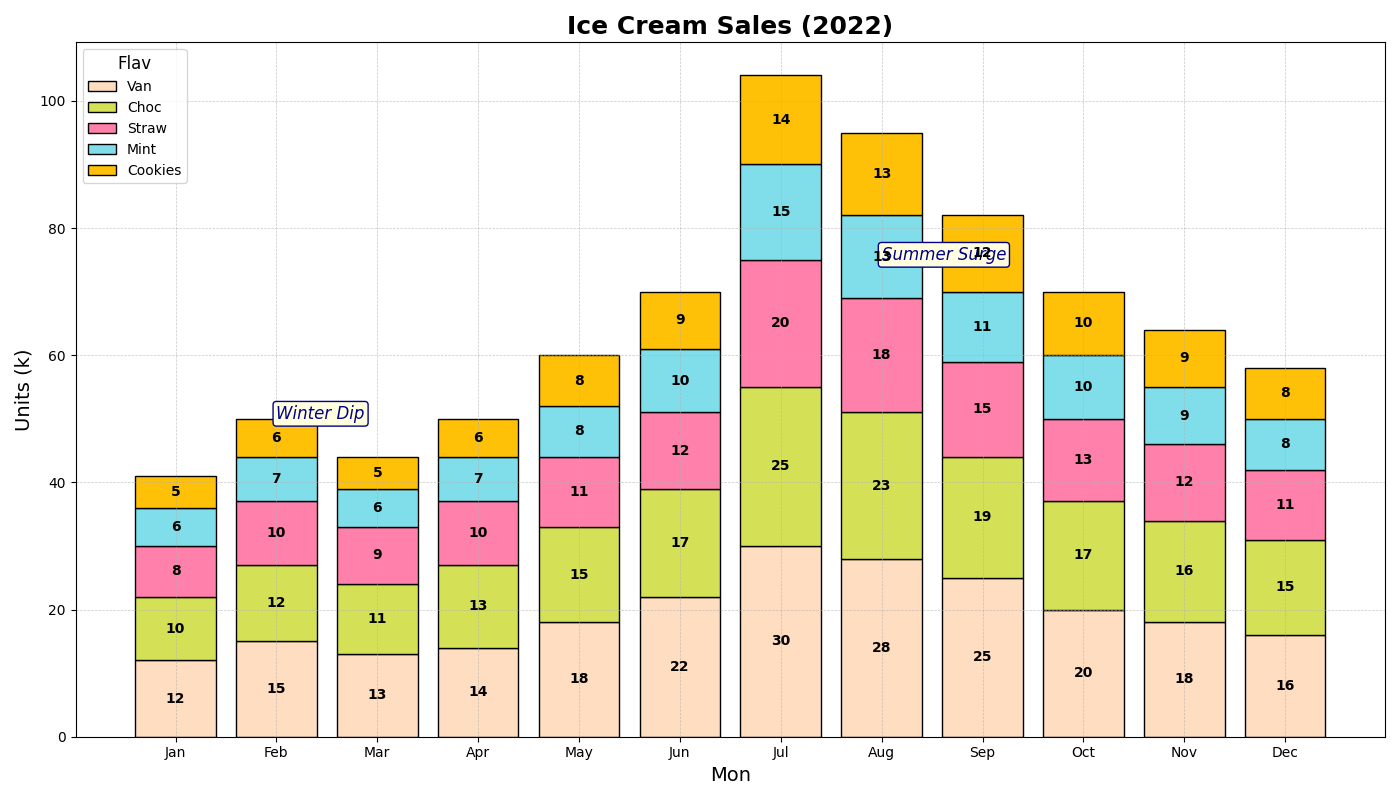

Recreate this plot in Python.
import numpy as np
import matplotlib.pyplot as plt

# Data: Monthly Sales (2022)
months = np.array(['Jan', 'Feb', 'Mar', 'Apr', 'May', 'Jun', 'Jul', 'Aug', 'Sep', 'Oct', 'Nov', 'Dec'])
flavors = ['Van', 'Choc', 'Straw', 'Mint', 'Cookies']

# Define sales data in thousand units
vanilla_sales = np.array([12, 15, 13, 14, 18, 22, 30, 28, 25, 20, 18, 16])
chocolate_sales = np.array([10, 12, 11, 13, 15, 17, 25, 23, 19, 17, 16, 15])
strawberry_sales = np.array([8, 10, 9, 10, 11, 12, 20, 18, 15, 13, 12, 11])
mint_sales = np.array([6, 7, 6, 7, 8, 10, 15, 13, 11, 10, 9, 8])
cookies_cream_sales = np.array([5, 6, 5, 6, 8, 9, 14, 13, 12, 10, 9, 8])

# Stack sales data together for easier plotting
sales_data = np.vstack([vanilla_sales, chocolate_sales, strawberry_sales, mint_sales, cookies_cream_sales])

# Colors for each flavor
colors = ['#FFDDC1', '#D4E157', '#FF80AB', '#80DEEA', '#FFC107']

# Create figure and axes for the bar chart
fig, ax = plt.subplots(figsize=(14, 8))

# Stacked bar chart plotting
bottoms = np.zeros(len(months))
for flavor, sales, color in zip(flavors, sales_data, colors):
    ax.bar(months, sales, label=flavor, color=color, edgecolor='black', bottom=bottoms)
    bottoms += sales

# Add simplified title and labels
ax.set_title("Ice Cream Sales (2022)", fontsize=18, fontweight='bold')
ax.set_xlabel("Mon", fontsize=14)
ax.set_ylabel("Units (k)", fontsize=14)
ax.legend(title='Flav', title_fontsize=12, fontsize=10, loc='upper left')

# Grid and annotations
ax.grid(True, which='both', linestyle='--', linewidth=0.5, alpha=0.7)
ax.text('Aug', 75, 'Summer Surge', fontsize=12, style='italic', color='darkblue',
        bbox=dict(facecolor='lightyellow', edgecolor='darkblue', boxstyle='round,pad=0.2'))
ax.text('Feb', 50, 'Winter Dip', fontsize=12, style='italic', color='darkblue',
        bbox=dict(facecolor='lightyellow', edgecolor='darkblue', boxstyle='round,pad=0.2'))

# Function to annotate bars with sales numbers
def annotate_bars(ax):
    for bar in ax.patches:
        ax.annotate(f'{bar.get_height():.0f}', 
                    (bar.get_x() + bar.get_width() / 2, bar.get_y() + bar.get_height() / 2), 
                    ha='center', va='center', fontsize=10, color='black', 
                    fontweight='bold', rotation=0)

annotate_bars(ax)

# Tight layout adjustment to ensure no overlap of elements
plt.tight_layout()

# Display the plot
plt.show()
